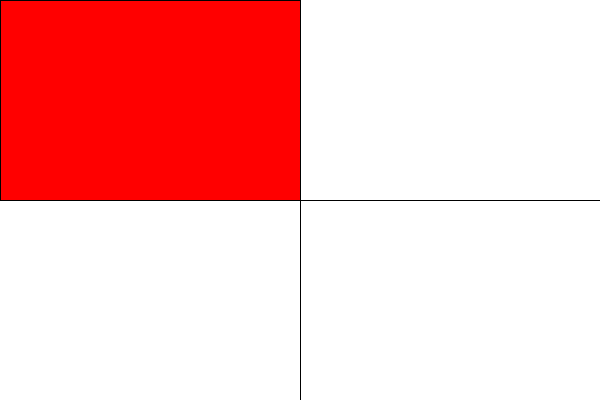
Frame 1 (no input)
Frame 60 (the mouse pressed at the canvas centre just before this capture): identical to frame 1, image omitted
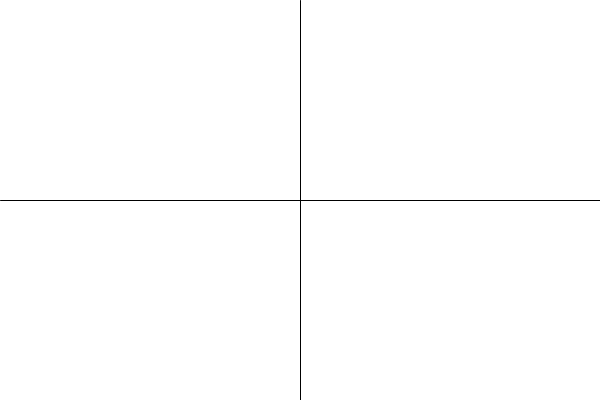
Frame 120 (the mouse held since frame 60 and released just before this capture)

The Processing sketch that drew these frames (run headless with seeded random() and noise(); from frame 60 on, the mouse is pressed at the canvas centre):

// Processing sketch: processing_172657
// ── processing_172657.pde

void setup(){
  size(600, 400);
}

void draw() {
  background(255);
  line(0,height/2,width,height/2);
  line(width/2,0,width/2,height);
  
  if(mouseX<width/2 &&mouseY<height/2){
    fill(255,0,0);
    rect(0,0,width/2,height/2);
    
  }else if (mouseX>width/2 &&mouseY <height/2){
  fill(0,255,0);
  rect(width/2,0,width/2,height/2);
    
  }else if (mouseX<width/2 &&mouseY>height/2){
  fill(0,0,255);
  rect(0,height/2,width/2,height/2);
    
  }else{
    fill(127);
  }
}
